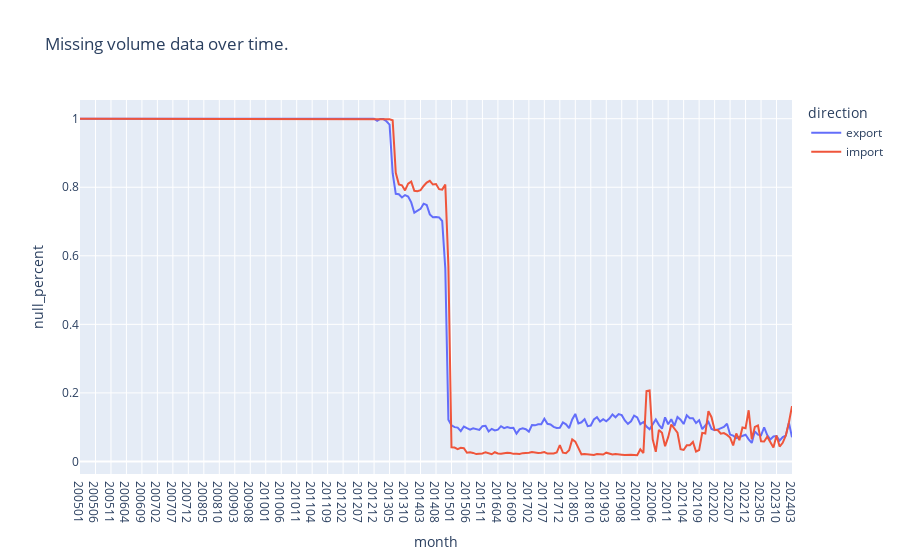

Source (notebook cell):
### Markdown cell above
### Missing Data

The PIERS BOL data contains many missing values. Some of these, e.g. TEUs, are missing systematically related to date. The issues of missing volume data is a open question to S&P, although it has been many weeks with no response from them. In the meantime, we fill missing volume data with the mean from the rest of the dataset. (Note: if no help is to come from S&P, a nearest neighbor imputation may yield better results.)

### Code cell
lf = pl.concat(
    [imports_lf.select('direction', 'month', 'teus'),
    exports_lf.select('direction', 'month', 'teus')]
)
nulls_over_time_plotly(lf, group_var='direction', time_var='month', value_var='teus', title='Missing volume data over time.')

### Figure 1 — Plotly figure (JSON) as saved in the notebook; plotly's stock layout.template omitted (floating-point values rounded to 4 significant figures; data arrays with more than 128 entries replaced by an {"elided": "..."} marker saying what was removed)
{"data": [{"hovertemplate": "direction=export<br>month=%{x}<br>null_percent=%{y}<extra></extra>", "legendgroup": "export", "line": {"color": "#636efa", "dash": "solid"}, "marker": {"symbol": "circle"}, "mode": "lines", "name": "export", "orientation": "v", "showlegend": true, "type": "scatter", "x": {"elided": "231 str values"}, "xaxis": "x", "y": {"elided": "231 float values"}, "yaxis": "y"}, {"hovertemplate": "direction=import<br>month=%{x}<br>null_percent=%{y}<extra></extra>", "legendgroup": "import", "line": {"color": "#EF553B", "dash": "solid"}, "marker": {"symbol": "circle"}, "mode": "lines", "name": "import", "orientation": "v", "showlegend": true, "type": "scatter", "x": {"elided": "231 str values"}, "xaxis": "x", "y": {"elided": "231 float values"}, "yaxis": "y"}], "layout": {"legend": {"title": {"text": "direction"}, "tracegroupgap": 0}, "title": {"text": "Missing volume data over time."}, "xaxis": {"anchor": "y", "domain": [0, 1], "title": {"text": "month"}}, "yaxis": {"anchor": "x", "domain": [0, 1], "title": {"text": "null_percent"}}}}
